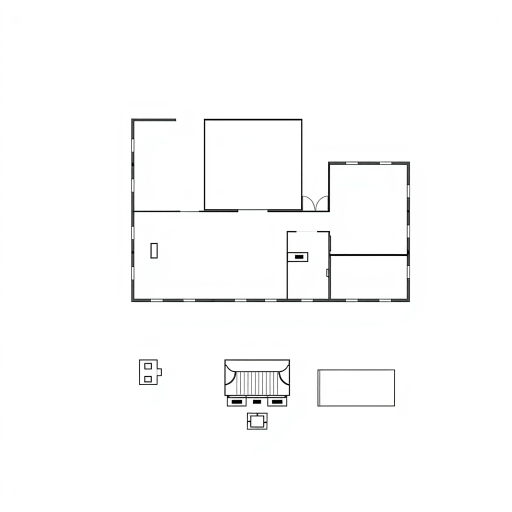
#> input picture flux_raw_output.png, 1024 x 1024 px (shown at 1/2 size)
$ python overlay_ielts_labels.py
#> lines starting #> are read from the running program, lines starting #| are printed output that depends on the picture
"""
Overlay clear IELTS labels & question markers onto AI-generated diagram using Pillow.
"""

import os
from PIL import Image, ImageDraw, ImageFont

def create_ielts_labeled_diagram(
    input_image_path: str,
    output_image_path: str,
    title: str = "Museum Ground Floor Plan",
):
    # Load base image
#> called with input_image_path = 'flux_raw_output.png', output_image_path = 'ielts_final_diagram.png', title = 'Museum Ground Floor Plan'
    img = Image.open(input_image_path).convert("RGBA")
    draw = ImageDraw.Draw(img)

    # Font setup
    font_path = "C:/Windows/Fonts/arial.ttf"
    font_bold_path = "C:/Windows/Fonts/arialbd.ttf"

    font_title = ImageFont.truetype(font_bold_path, 26)
    font_label = ImageFont.truetype(font_bold_path, 16)
    font_badge = ImageFont.truetype(font_bold_path, 18)

    # 1. Header / Title banner
    draw.rectangle([(20, 20), (1004, 75)], fill=(255, 255, 255, 240), outline=(0, 0, 0, 255), width=2)
    draw.text((40, 32), title.upper(), fill=(0, 0, 0), font=font_title)
    draw.text((760, 36), "Questions 11 - 16", fill=(80, 80, 80), font=font_label)

    # 2. Compass Rose (Top Right)
    cx, cy = 940, 130
    draw.ellipse([(cx-25, cy-25), (cx+25, cy+25)], fill=(255, 255, 255, 240), outline=(0, 0, 0), width=2)
    draw.line([(cx, cy-22), (cx, cy+22)], fill=(0, 0, 0), width=2)
    draw.line([(cx-22, cy), (cx+22, cy)], fill=(0, 0, 0), width=2)
    draw.text((cx-6, cy-42), "N", fill=(0, 0, 0), font=font_badge)

    # Helper function to draw an IELTS Question Badge (letter in a box)
    def draw_badge(x, y, letter):
        box_w, box_h = 36, 36
        draw.rectangle(
            [(x - box_w // 2, y - box_h // 2), (x + box_w // 2, y + box_h // 2)],
            fill=(255, 255, 255, 255),
            outline=(0, 0, 0),
            width=2,
        )
        bbox = draw.textbbox((0, 0), letter, font=font_badge)
        tw = bbox[2] - bbox[0]
        th = bbox[3] - bbox[1]
        draw.text((x - tw // 2, y - th // 2 - 2), letter, fill=(0, 0, 0), font=font_badge)

    # Helper function to draw landmark text with clean background
    def draw_text_label(x, y, text, align="center"):
#> called with x = 495, y = 320, text = 'North Wing', align = 'center'
        bbox = draw.textbbox((0, 0), text, font=font_label)
#> bbox = (0, 3, 90, 18)
        tw = bbox[2] - bbox[0]
#> tw = 90
        th = bbox[3] - bbox[1]
#> th = 15

        if align == "center":
            tx = x - tw // 2
#> tx = 450
        elif align == "left":
            tx = x
        else:
            tx = x - tw

        ty = y - th // 2
#> ty = 313
        pad = 4
        draw.rectangle(
            [(tx - pad, ty - pad), (tx + tw + pad, ty + th + pad)],
            fill=(255, 255, 255, 220),
            outline=(150, 150, 150),
            width=1
        )
        draw.text((tx, ty), text, fill=(0, 0, 0), font=font_label)

    # 3. Add Fixed Landmarks (known to candidate)
    draw_text_label(495, 320, "North Wing")
    draw_text_label(380, 500, "Central Corridor")
    draw_text_label(500, 605, "Main Entrance", align="center")
    draw_text_label(500, 740, "Courtyard")

    # 4. Add Question Option Badges (A - G) at diagram locations
    draw_badge(325, 320, "A")   # West Wing / Left Room
#> in draw_badge, `bbox = draw.textbbox((0, 0), letter, font=font_badge)`: bbox = (0, 4, 13, 17)
#> in draw_badge, `tw = bbox[2] - bbox[0]`: tw = 13
    draw_badge(495, 260, "B")   # Gallery Room
    draw_badge(720, 410, "C")   # East Gallery
    draw_badge(720, 540, "D")   # Gift Shop / Cafe
    draw_badge(600, 520, "E")   # Info Desk
    draw_badge(290, 725, "F")   # Maintenance Shed
    draw_badge(695, 755, "G")   # Station Platform

    # Convert to RGB and save
    final_img = img.convert("RGB")
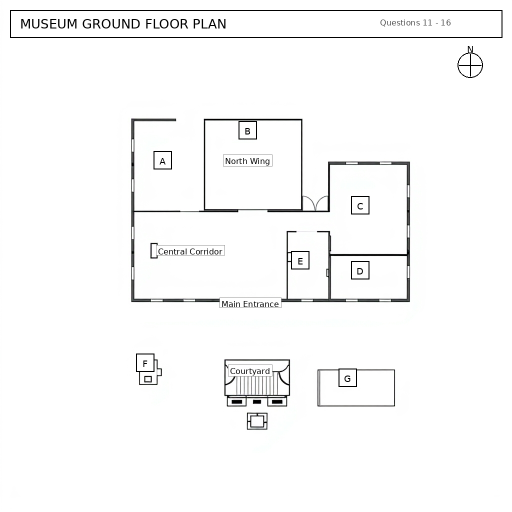
#> final_img: PIL image 1024x1024 RGB (shown at 1/2 size); mean R, G, B 248.5, 248.6, 248.6
    final_img.save(output_image_path, "PNG")
    print(f"IELTS labeled diagram generated: {output_image_path}")

if __name__ == "__main__":
    script_dir = os.path.dirname(os.path.abspath(__file__))
    input_file = os.path.join(script_dir, "flux_raw_output.png")
    output_file = os.path.join(script_dir, "ielts_final_diagram.png")
    create_ielts_labeled_diagram(input_file, output_file)
